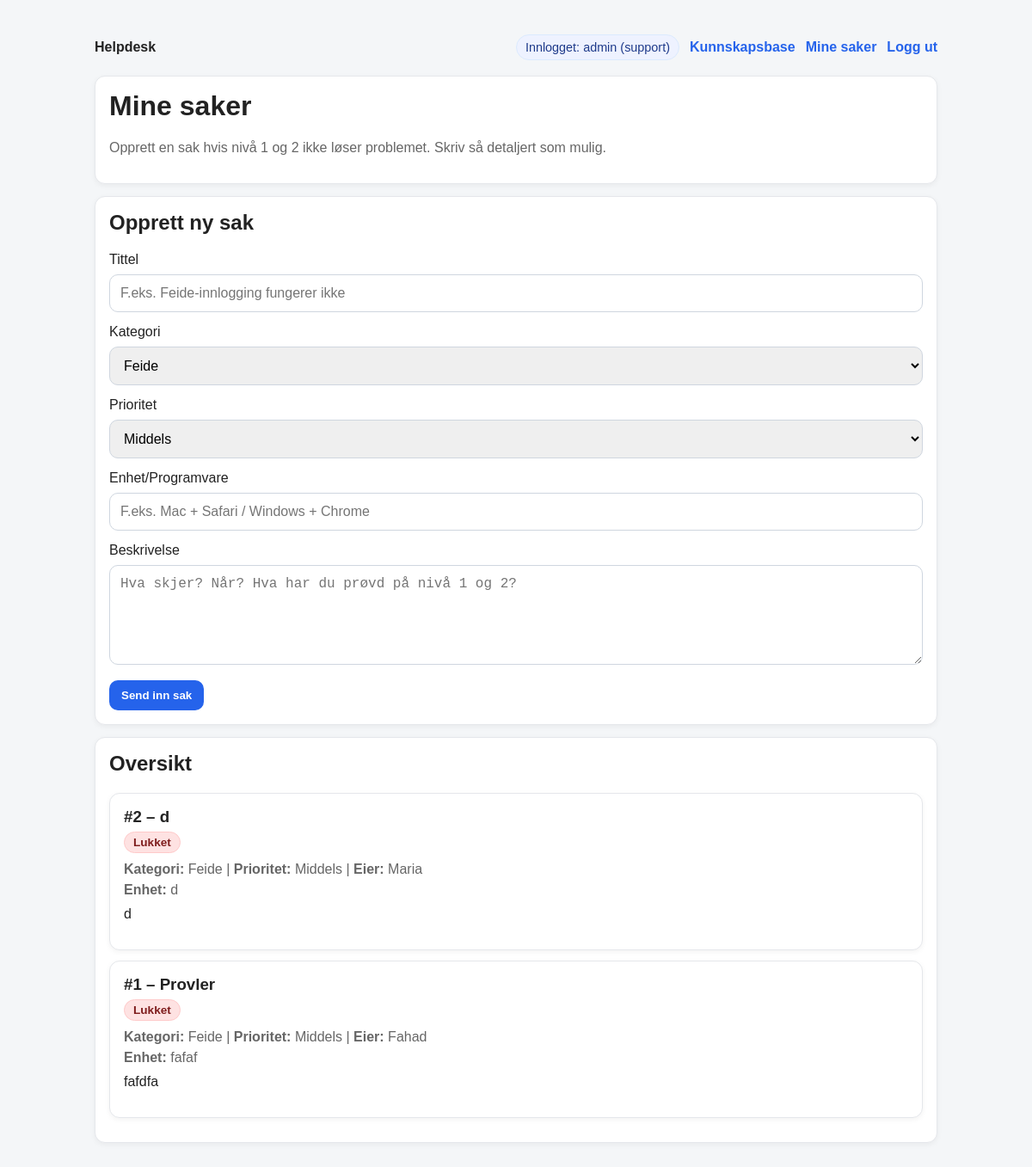
Screenshot of /tickets (signed in) with the database file from the repository.
### tables this page shows
CREATE TABLE tickets (
            id INTEGER PRIMARY KEY AUTOINCREMENT,
            title TEXT NOT NULL,
            desc TEXT NOT NULL,
            owner TEXT NOT NULL,
            category TEXT NOT NULL DEFAULT 'Annet',
            priority TEXT NOT NULL DEFAULT 'Middels',
            device TEXT NOT NULL DEFAULT '',
            status TEXT NOT NULL DEFAULT 'Åpen',
            created_at TEXT NOT NULL DEFAULT (datetime('now'))
        );

### app/routes.py (the view, shortened to what this page needs)
@bp.route("/tickets", methods=["GET", "POST"])
def tickets():
    user = current_user()
    if not user:
        return redirect(url_for("main.login"))
    role = current_role()
    visible = get_tickets() if role == "support" else get_tickets(owner=user)
    return render_template("_tickets.html", tickets=visible, role=role)

### app/db.py (called while the page is built)
def _conn():
    DB_PATH.parent.mkdir(parents=True, exist_ok=True)
    conn = sqlite3.connect(DB_PATH)
    conn.row_factory = sqlite3.Row
    return conn

def get_tickets(owner: Optional[str] = None) -> List[Dict[str, str]]:
    conn = _conn()
    cur = conn.cursor()
    if owner is None:
        cur.execute("SELECT * FROM tickets ORDER BY id DESC")
    else:
        cur.execute("SELECT * FROM tickets WHERE owner = ? ORDER BY id DESC", (owner,))
    rows = cur.fetchall()
    conn.close()
    return [dict(r) for r in rows]

### app/routes.py (called while the page is built)
def current_user():
    return session.get("user")

def current_role():
    return session.get("role")

@bp.before_app_request
def ensure_db():
    init_db()

### app/templates/_tickets.html (shortened to what this page needs)
{% extends "base.html" %}
{% block content %}
<div class="card">
  <h1>Mine saker</h1>
  <p class="muted">
    Opprett en sak hvis nivå 1 og 2 ikke løser problemet. Skriv så detaljert som mulig.
  </p>
</div>
<div class="card">
  <h2>Opprett ny sak</h2>
  <form method="post">
    <label>Tittel</label>
    <input type="text" name="title" placeholder="F.eks. Feide-innlogging fungerer ikke" required>
    <label>Kategori</label>
    <select name="category" required>
      <option>Feide</option>
    </select>
    <label>Prioritet</label>
    <select name="priority" required>
      <option selected>Middels</option>
    </select>
    <label>Enhet/Programvare</label>
    <input type="text" name="device" placeholder="F.eks. Mac + Safari / Windows + Chrome" required>
    <label>Beskrivelse</label>
    <textarea name="desc" rows="5" placeholder="Hva skjer? Når? Hva har du prøvd på nivå 1 og 2?" required></textarea>
    <button type="submit">Send inn sak</button>
  </form>
</div>
<div class="card">
  <h2>Oversikt</h2>
  {% if tickets|length == 0 %}
    <p class="muted">Du har ingen saker enda. Start i Kunnskapsbase og opprett sak hvis det ikke løser problemet.</p>
  {% else %}
    {% for t in tickets %}
      <div class="card" style="margin:12px 0;">
        <div style="display:flex; justify-content:space-between; gap:12px; flex-wrap:wrap;">
          <div>
            <h3 style="margin-bottom:6px;">#{{ t.id }} – {{ t.title }}</h3>
            {% if t.status == "Åpen" %}
              <span class="badge badge-open">Åpen</span>
            {% else %}
              <span class="badge badge-closed">Lukket</span>
            {% endif %}
            <p class="muted" style="margin:10px 0 0;">
              <strong>Kategori:</strong> {{ t.category }} |
              <strong>Prioritet:</strong> {{ t.priority }} |
              <strong>Eier:</strong> {{ t.owner }}
            </p>
            <p class="muted" style="margin:6px 0 0;">
              <strong>Enhet:</strong> {{ t.device }}
            </p>
            <p style="margin-top:10px;">{{ t.desc }}</p>
          </div>
        </div>
      </div>
    {% endfor %}
  {% endif %}
</div>
{% endblock %}

### app/templates/base.html (shortened to what this page needs)
<!doctype html>
<html lang="no">
  <head>
  </head>
  <body>
    <header>
      <strong>Helpdesk</strong>
      <nav>
        {% if session.get("user") %}
          <span class="pill">Innlogget: {{ session.get("user") }} ({{ session.get("role") }})</span>
          <a href="{{ url_for('main.kb') }}">Kunnskapsbase</a>
          <a href="{{ url_for('main.tickets') }}">Mine saker</a>
          <a href="{{ url_for('main.logout') }}">Logg ut</a>
        {% endif %}
      </nav>
    </header>
    {% block content %}{% endblock %}
  </body>
</html>

### app/templates/base.html (style rules this page uses)
:root { --bg:#f4f6f8; --text:#222; --muted:#666; --card:#fff; --border:#e5e7eb; --primary:#2563eb; --primaryHover:#1d4ed8; --green:#16a34a; --yellow:#ca8a04; --red:#dc2626; }
body { font-family: Arial, sans-serif; max-width: 980px; margin: 40px auto; padding: 0 16px; background: var(--bg); color: var(--text); }
header { display:flex; justify-content:space-between; align-items:center; margin-bottom: 18px; }
nav { display:flex; gap:12px; align-items:center; flex-wrap:wrap; }
nav a { color: var(--primary); text-decoration:none; font-weight:700; }
.pill { background:#eef2ff; border:1px solid #dbeafe; color:#1e3a8a; padding:6px 10px; border-radius:999px; font-size:.9rem; white-space:nowrap; }
.card { background:var(--card); border:1px solid var(--border); border-radius:12px; padding:16px; margin:14px 0; box-shadow:0 2px 6px rgba(0,0,0,.05); }
.muted { color: var(--muted); }
h1,h2,h3 { margin-top:0; }
input, textarea, select { width:100%; padding:12px; margin:8px 0 14px; border-radius:10px; border:1px solid #cfd6df; box-sizing:border-box; font-size:1rem; }
.btn, button { display:inline-block; background: var(--primary); color:#fff; border:0; border-radius:10px; padding:10px 14px; font-weight:800; cursor:pointer; text-decoration:none; }
.badge { display:inline-block; padding:4px 10px; border-radius:999px; font-size:.85rem; font-weight:800; }
.badge-closed { background:#fee2e2; color:#7f1d1d; border:1px solid #fecaca; }

### rows the page displays
tickets: id "2", title "d", status "Lukket", category "Feide", priority "Middels", owner "Maria", device "d", desc "d"
tickets: id "1", title "Provler", status "Lukket", category "Feide", priority "Middels", owner "Fahad", device "fafaf", desc "fafdfa"

### other values shown
{{ session.get("user") }} "admin"
{{ session.get("role") }} "support"
